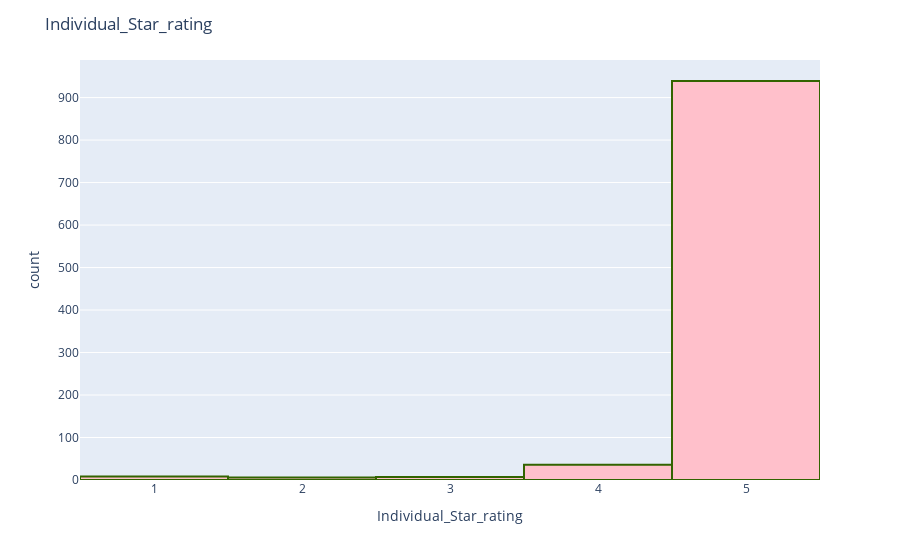

Notebook code cell kept with this figure:
### Code cell
# Imports

import matplotlib.pyplot as plt
import seaborn as sns
color = sns.color_palette()
%matplotlib inline
import plotly.offline as py
py.init_notebook_mode(connected=True)
import plotly.graph_objs as go
import plotly.tools as tls
import plotly.express as px

# Product Scores
fig = px.histogram(df, x="Individual_Star_rating")
fig.update_traces(marker_color="pink",marker_line_color='rgb(50,100,0)',
                  marker_line_width=2)
fig.update_layout(title_text='Individual_Star_rating')
fig.show()

### Figure 1 — Plotly figure (JSON) as saved in the notebook; plotly's stock layout.template omitted (floating-point values rounded to 4 significant figures; data arrays with more than 128 entries replaced by an {"elided": "..."} marker saying what was removed)
{"data": [{"alignmentgroup": "True", "bingroup": "x", "hovertemplate": "Individual_Star_rating=%{x}<br>count=%{y}<extra></extra>", "legendgroup": "", "marker": {"color": "pink", "line": {"color": "rgb(50,100,0)", "width": 2}, "pattern": {"shape": ""}}, "name": "", "offsetgroup": "", "orientation": "v", "showlegend": false, "type": "histogram", "x": {"elided": "996 int values"}, "xaxis": "x", "yaxis": "y"}], "layout": {"barmode": "relative", "legend": {"tracegroupgap": 0}, "margin": {"t": 60}, "title": {"text": "Individual_Star_rating"}, "xaxis": {"anchor": "y", "domain": [0, 1], "title": {"text": "Individual_Star_rating"}}, "yaxis": {"anchor": "x", "domain": [0, 1], "title": {"text": "count"}}}}
